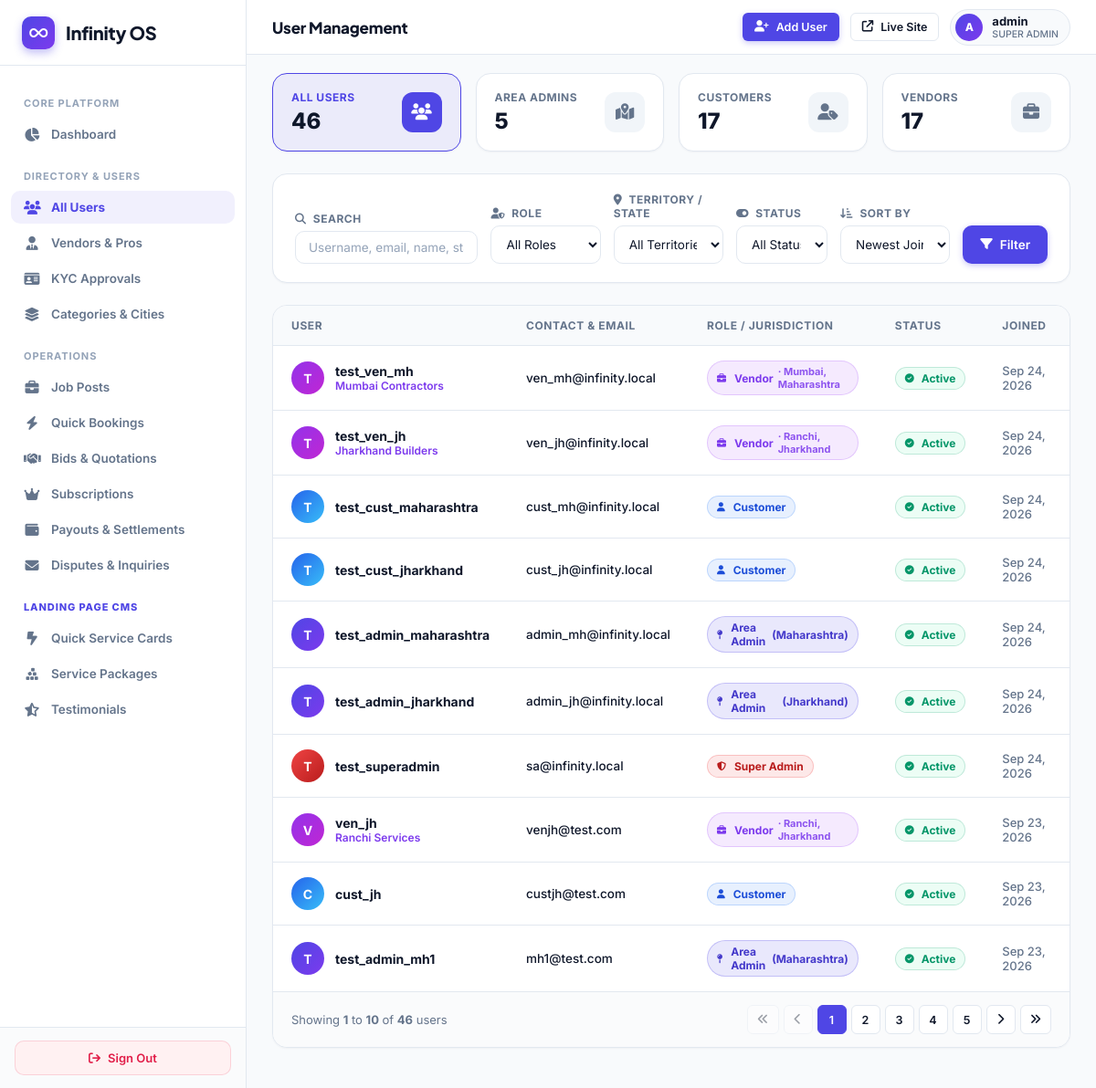
Before: /super-admin/users/ (signed in) with the older database file.
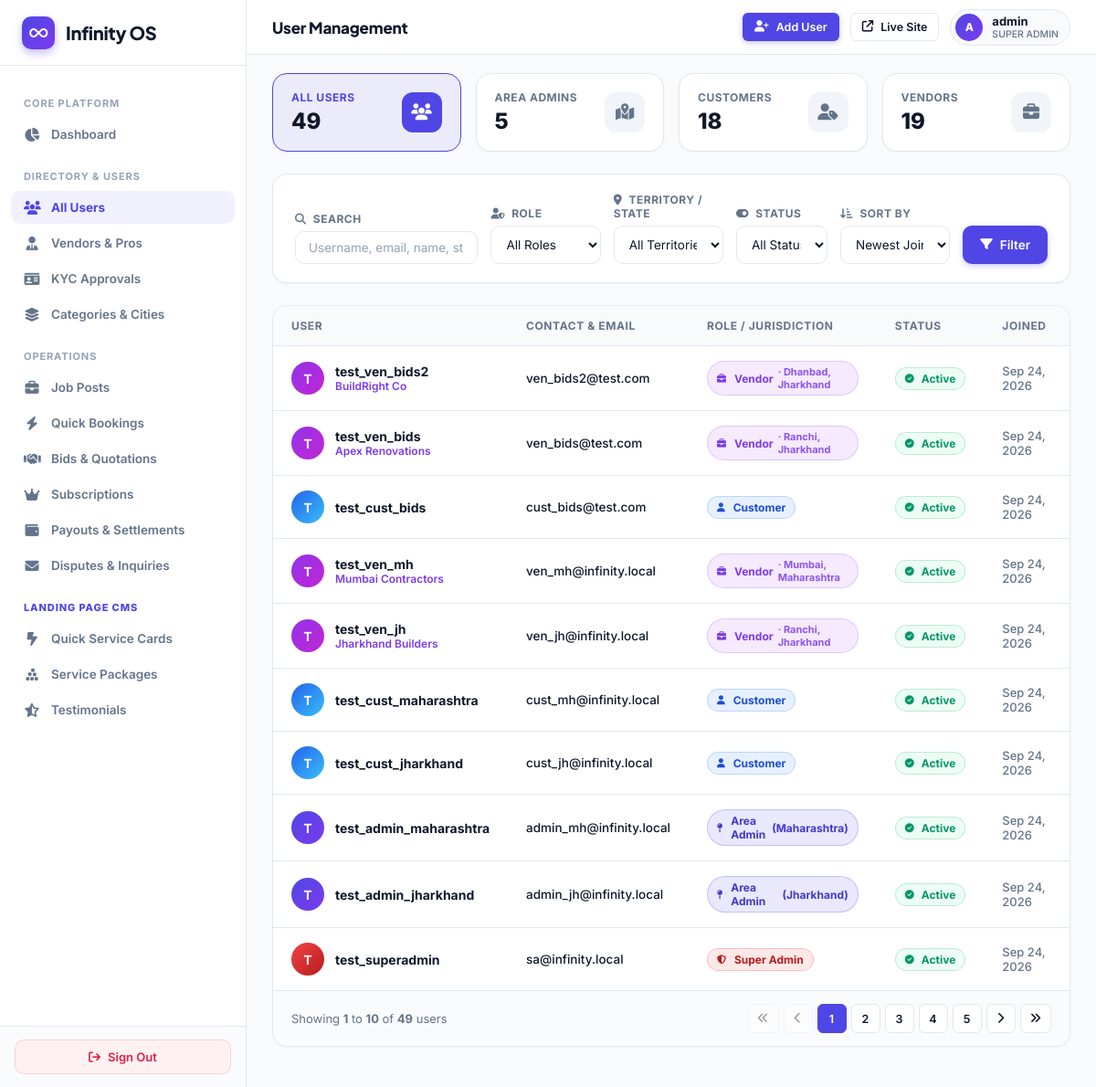
After: the same page with the newer database file.
### myapp/models.py (models this page shows, shortened)
class CustomUser(AbstractUser):
    ROLE_CHOICES = (
        ('ADMIN', 'Admin'),
        ('VENDOR', 'Vendor'),
        ('USER', 'User'),
    )
    role = models.CharField(max_length=20, choices=ROLE_CHOICES, default='USER')
    assigned_state = models.CharField(max_length=100, blank=True, null=True, help_text="Assigned State/Territory for Area Admin")
    assigned_city = models.CharField(max_length=100, blank=True, null=True, help_text="Assigned City (optional) for Area Admin")

class VendorProfile(models.Model):
    user = models.OneToOneField(CustomUser, on_delete=models.CASCADE, related_name='vendor_profile')
    company_name = models.CharField(max_length=255, blank=True, null=True)
    category = models.CharField(max_length=100)
    location = models.CharField(max_length=255)
    VENDOR_TYPE_CHOICES = (
        ('vendor', 'Vendor'),
        ('company', 'Company Vendor'),
    )
    vendor_type = models.CharField(max_length=20, choices=VENDOR_TYPE_CHOICES, default='vendor')
    employee_code = models.CharField(max_length=50, null=True, blank=True)
    employee_details = models.TextField(null=True, blank=True)
    dob = models.DateField(null=True, blank=True)
    gender = models.CharField(max_length=20, null=True, blank=True)
    address = models.TextField(null=True, blank=True)
    experience = models.IntegerField(default=0)
    id_proof = models.CharField(max_length=100, null=True, blank=True)
    profile_image = models.ImageField(upload_to='vendor_profiles/', null=True, blank=True)
    about = models.TextField(null=True, blank=True)
    rating = models.DecimalField(max_digits=3, decimal_places=1, default=0.0)
    registered_date = models.DateTimeField(default=timezone.now)

### myapp/super_admin_views.py (the view, shortened to what this page needs)
# urls.py: path('super-admin/users/', super_admin_views.super_admin_users, name='super_admin_users'),
@sa_required
def super_admin_users(request):
    q = request.GET.get('q', '').strip()
    role_filter = request.GET.get('role', '').strip()
    state_filter = request.GET.get('state', '').strip()
    status_filter = request.GET.get('status', '').strip()
    sort = request.GET.get('sort', 'newest').strip()
    page = request.GET.get('page', 1)
    users_qs = CustomUser.objects.all().select_related('user_profile', 'vendor_profile')
    if state_filter and state_filter != 'all':
        users_qs = users_qs.filter(
            Q(assigned_state__iexact=state_filter) |
            Q(vendor_profile__location__icontains=state_filter)
        ).distinct()
    if status_filter and status_filter != 'all':
        if status_filter == 'active':
            users_qs = users_qs.filter(is_active=True)
        elif status_filter == 'inactive':
            users_qs = users_qs.filter(is_active=False)
    if sort == 'oldest':
        users_qs = users_qs.order_by('date_joined')
    elif sort == 'name_asc':
        users_qs = users_qs.order_by('username')
    elif sort == 'name_desc':
        users_qs = users_qs.order_by('-username')
    else:  # newest
        users_qs = users_qs.order_by('-date_joined')
    total_matching_users = users_qs.count()
    active_states = list(Location.objects.values_list('state', flat=True).distinct().order_by('state'))
    default_states = ['Jharkhand', 'Maharashtra', 'Delhi', 'Karnataka', 'Tamil Nadu', 'Uttar Pradesh', 'West Bengal', 'Gujarat', 'Bihar', 'Rajasthan', 'Madhya Pradesh', 'Telangana', 'Andhra Pradesh', 'Kerala', 'Punjab', 'Haryana', 'Odisha']
    states = sorted(list(set([s for s in (active_states + default_states) if s])))
    paginator = Paginator(users_qs, 10)
    try:
        users = paginator.page(page)
    except (EmptyPage, PageNotAnInteger):
        users = paginator.page(1)
    get_copy = request.GET.copy()
    if 'page' in get_copy:
        del get_copy['page']
    extra_query_params = get_copy.urlencode()
    all_count = CustomUser.objects.count()
    admin_count = CustomUser.objects.filter(role='ADMIN', is_superuser=False).count()
    customer_count = CustomUser.objects.filter(role='USER').count()
    vendor_count = CustomUser.objects.filter(role='VENDOR').count()
    has_active_filters = bool(q or (role_filter and role_filter != 'all') or (state_filter and state_filter != 'all') or (status_filter and status_filter != 'all') or (sort and sort != 'newest'))
    page_range = paginator.get_elided_page_range(users.number, on_each_side=2, on_ends=1)
    context = {
        'users': users,
        'page_range': page_range,
        'q': q,
        'role_filter': role_filter,
        'state_filter': state_filter,
        'status_filter': status_filter,
        'sort': sort,
        'states': states,
        'total_matching_users': total_matching_users,
        'all_count': all_count,
        'admin_count': admin_count,
        'customer_count': customer_count,
        'vendor_count': vendor_count,
        'extra_query_params': extra_query_params,
        'has_active_filters': has_active_filters,
    }
    return render(request, 'superadmin/user_manager.html', context)

### myapp/super_admin_views.py (called while the page is built)
def sa_required(view_func):
    from functools import wraps
    @wraps(view_func)
    def wrapper(request, *args, **kwargs):
        if not request.user.is_authenticated:
            return redirect(f'{LOGIN_URL}?next={request.path}')
        if not request.user.is_superuser:
            return redirect('/')
        return view_func(request, *args, **kwargs)
    return wrapper

### templates/superadmin/user_manager.html (shortened to what the changed rows need)
{% extends 'superadmin/base.html' %}
{% block content %}
<div style="display: grid; grid-template-columns: repeat(auto-fit, minmax(200px, 1fr)); gap: 16px; margin-bottom: 24px;">
  <a href="{% url 'super_admin_users' %}" style="text-decoration: none; color: inherit;">
    <div class="card" style="padding: 18px 20px; margin-bottom: 0; display: flex; align-items: center; justify-content: space-between; border: 1px solid {% if not role_filter or role_filter == 'all' %}var(--accent){% else %}var(--border){% endif %}; background: {% if not role_filter or role_filter == 'all' %}var(--accent-light){% else %}#ffffff{% endif %}; transition: all 0.2s ease;">
      <div>
        <div style="font-size: 12px; font-weight: 700; color: {% if not role_filter or role_filter == 'all' %}var(--accent){% else %}var(--text-muted){% endif %}; text-transform: uppercase; letter-spacing: 0.5px;">All Users</div>
        <div style="font-size: 24px; font-weight: 800; color: var(--text-main); margin-top: 4px;">{{ all_count }}</div>
      </div>
    </div>
  </a>
  <a href="{% url 'super_admin_users' %}?role=USER" style="text-decoration: none; color: inherit;">
    <div class="card" style="padding: 18px 20px; margin-bottom: 0; display: flex; align-items: center; justify-content: space-between; border: 1px solid {% if role_filter == 'USER' %}var(--accent){% else %}var(--border){% endif %}; background: {% if role_filter == 'USER' %}var(--accent-light){% else %}#ffffff{% endif %}; transition: all 0.2s ease;">
      <div>
        <div style="font-size: 12px; font-weight: 700; color: {% if role_filter == 'USER' %}var(--accent){% else %}var(--text-muted){% endif %}; text-transform: uppercase; letter-spacing: 0.5px;">Customers</div>
        <div style="font-size: 24px; font-weight: 800; color: var(--text-main); margin-top: 4px;">{{ customer_count }}</div>
      </div>
    </div>
  </a>
  <a href="{% url 'super_admin_users' %}?role=VENDOR" style="text-decoration: none; color: inherit;">
    <div class="card" style="padding: 18px 20px; margin-bottom: 0; display: flex; align-items: center; justify-content: space-between; border: 1px solid {% if role_filter == 'VENDOR' %}var(--accent){% else %}var(--border){% endif %}; background: {% if role_filter == 'VENDOR' %}var(--accent-light){% else %}#ffffff{% endif %}; transition: all 0.2s ease;">
      <div>
        <div style="font-size: 12px; font-weight: 700; color: {% if role_filter == 'VENDOR' %}var(--accent){% else %}var(--text-muted){% endif %}; text-transform: uppercase; letter-spacing: 0.5px;">Vendors</div>
        <div style="font-size: 24px; font-weight: 800; color: var(--text-main); margin-top: 4px;">{{ vendor_count }}</div>
      </div>
    </div>
  </a>
</div>
<div class="card" style="padding: 0; overflow: hidden; border-radius: var(--r-md); box-shadow: var(--shadow-xs);">
  <div class="table-container" style="border: none; border-radius: 0;">
    <table>
      <thead>
        <tr>
          <th style="min-width: 220px;">User</th>
          <th>Contact & Email</th>
          <th>Role / Jurisdiction</th>
          <th>Status</th>
          <th>Joined</th>
          <th style="text-align: right; padding-right: 24px;">Actions</th>
        </tr>
      </thead>
      <tbody>
        {% for u in users %}
        <tr>
          <td>
            <div style="display: flex; align-items: center; gap: 12px;">
              <div class="avatar" style="width: 36px; height: 36px; font-size: 14px; font-weight: 700; flex-shrink: 0; background: {% if u.is_superuser %}linear-gradient(135deg, #ef4444, #b91c1c){% elif u.role == 'ADMIN' %}linear-gradient(135deg, #4f46e5, #7c3aed){% elif u.role == 'VENDOR' %}linear-gradient(135deg, #9333ea, #c026d3){% else %}linear-gradient(135deg, #2563eb, #38bdf8){% endif %};">
                {{ u.username|make_list|first|upper }}
              </div>
              <div>
                <div style="font-weight: 700; color: var(--text-main); font-size: 14px;">{{ u.username }}</div>
                {% if u.first_name or u.last_name %}
                  <div style="font-size: 12px; color: var(--text-muted);">{{ u.first_name }} {{ u.last_name }}</div>
                {% elif u.vendor_profile.company_name %}
                  <div style="font-size: 12px; color: #7c3aed; font-weight: 600;">{{ u.vendor_profile.company_name }}</div>
                {% endif %}
              </div>
            </div>
          </td>
          <td>
            <div style="color: var(--text-main); font-size: 13.5px;">{{ u.email|default:"—" }}</div>
          </td>
          <td>
            {% if u.is_superuser %}
              <span class="badge" style="background: rgba(239,68,68,0.12); color: #b91c1c; border: 1px solid rgba(239,68,68,0.25);">
                <i class="fa-solid fa-shield-halved" style="font-size: 10px; margin-right: 4px;"></i>Super Admin
              </span>
            {% elif u.role == 'ADMIN' %}
              <span class="badge" style="background: rgba(79,70,229,0.12); color: #4338ca; border: 1px solid rgba(79,70,229,0.25);">
                <i class="fa-solid fa-map-pin" style="font-size: 10px; margin-right: 4px;"></i>Area Admin
                {% if u.assigned_state %}
                  <strong style="margin-left: 2px;">({{ u.assigned_state }})</strong>
                {% else %}
                  <em style="opacity: 0.7;">(Unassigned)</em>
                {% endif %}
              </span>
            {% elif u.role == 'VENDOR' %}
              <span class="badge" style="background: rgba(168,85,247,0.12); color: #7c3aed; border: 1px solid rgba(168,85,247,0.25);">
                <i class="fa-solid fa-briefcase" style="font-size: 10px; margin-right: 4px;"></i>Vendor
                {% if u.vendor_profile.location %}
                  <span style="font-size: 11px; opacity: 0.85;">· {{ u.vendor_profile.location }}</span>
                {% endif %}
              </span>
            {% else %}
              <span class="badge" style="background: rgba(59,130,246,0.12); color: #1d4ed8; border: 1px solid rgba(59,130,246,0.25);">
                <i class="fa-solid fa-user" style="font-size: 10px; margin-right: 4px;"></i>Customer
              </span>
            {% endif %}
          </td>
          <td>
            {% if u.is_active %}
              <span class="badge active"><i class="fa-solid fa-circle-check" style="font-size: 10px; margin-right: 3px;"></i>Active</span>
            {% else %}
              <span class="badge inactive"><i class="fa-solid fa-circle-xmark" style="font-size: 10px; margin-right: 3px;"></i>Disabled</span>
            {% endif %}
          </td>
          <td style="color: var(--text-muted); font-size: 13px;">{{ u.date_joined|date:"M d, Y" }}</td>
          <td style="text-align: right; padding-right: 24px;">
          </td>
        </tr>
        {% endfor %}
      </tbody>
    </table>
  </div>
  <div class="pagination-wrap">
    <div>
      Showing <strong>{{ users.start_index|default:0 }}</strong> to <strong>{{ users.end_index|default:0 }}</strong> of <strong>{{ users.paginator.count }}</strong> user{{ users.paginator.count|pluralize }}
    </div>
    {% if users.has_other_pages %}
    <nav class="pagination-nav" aria-label="Page navigation">
      {% if users.number > 1 %}
        <a href="?{% if extra_query_params %}{{ extra_query_params }}&{% endif %}page=1" class="page-link" title="First Page">
          <i class="fa-solid fa-angles-left"></i>
        </a>
      {% else %}
        <span class="page-link disabled"><i class="fa-solid fa-angles-left"></i></span>
      {% endif %}
      {% if users.has_previous %}
        <a href="?{% if extra_query_params %}{{ extra_query_params }}&{% endif %}page={{ users.previous_page_number }}" class="page-link" title="Previous Page">
          <i class="fa-solid fa-chevron-left"></i>
        </a>
      {% else %}
        <span class="page-link disabled"><i class="fa-solid fa-chevron-left"></i></span>
      {% endif %}
      {% for p in page_range %}
        {% if p == users.paginator.ELLIPSIS %}
          <span class="page-link disabled" style="cursor: default;">…</span>
        {% elif p == users.number %}
          <span class="page-link active">{{ p }}</span>
        {% else %}
          <a href="?{% if extra_query_params %}{{ extra_query_params }}&{% endif %}page={{ p }}" class="page-link">{{ p }}</a>
        {% endif %}
      {% endfor %}
      {% if users.has_next %}
        <a href="?{% if extra_query_params %}{{ extra_query_params }}&{% endif %}page={{ users.next_page_number }}" class="page-link" title="Next Page">
          <i class="fa-solid fa-chevron-right"></i>
        </a>
      {% else %}
        <span class="page-link disabled"><i class="fa-solid fa-chevron-right"></i></span>
      {% endif %}
      {% if users.number < users.paginator.num_pages %}
        <a href="?{% if extra_query_params %}{{ extra_query_params }}&{% endif %}page={{ users.paginator.num_pages }}" class="page-link" title="Last Page">
          <i class="fa-solid fa-angles-right"></i>
        </a>
      {% else %}
        <span class="page-link disabled"><i class="fa-solid fa-angles-right"></i></span>
      {% endif %}
    </nav>
    {% endif %}
  </div>
</div>
{% endblock %}

Changed rows visible on the page:
no longer on this page (row unchanged): CustomUser: username|make_list "V", username "ven_jh", vendor_profile.company_name "Ranchi Services", email "venjh@test.com", vendor_profile.location "Ranchi, Jharkhand", is_active True (drawn), date_joined "Sep 23, 2026"
no longer on this page (row unchanged): CustomUser: username|make_list "C", username "cust_jh", email "custjh@test.com", is_superuser False (drawn), is_active True (drawn), date_joined "Sep 23, 2026"
no longer on this page (row unchanged): CustomUser: username|make_list "T", username "test_admin_mh1", email "mh1@test.com", assigned_state "Maharashtra", is_active True (drawn), date_joined "Sep 23, 2026"
added CustomUser: username|make_list "T", username "test_ven_bids2", vendor_profile.company_name "BuildRight Co", email "ven_bids2@test.com", vendor_profile.location "Dhanbad, Jharkhand", is_active True (drawn), date_joined "Sep 24, 2026"
added CustomUser: username|make_list "T", username "test_ven_bids", vendor_profile.company_name "Apex Renovations", email "ven_bids@test.com", vendor_profile.location "Ranchi, Jharkhand", is_active True (drawn), date_joined "Sep 24, 2026"
added CustomUser: username|make_list "T", username "test_cust_bids", email "cust_bids@test.com", is_superuser False (drawn), is_active True (drawn), date_joined "Sep 24, 2026"
Other visible differences:
{{ all_count }}: "46" → "49"
{{ customer_count }}: "17" → "18"
{{ vendor_count }}: "17" → "19"
{{ users.paginator.count }}: "46" → "49"
